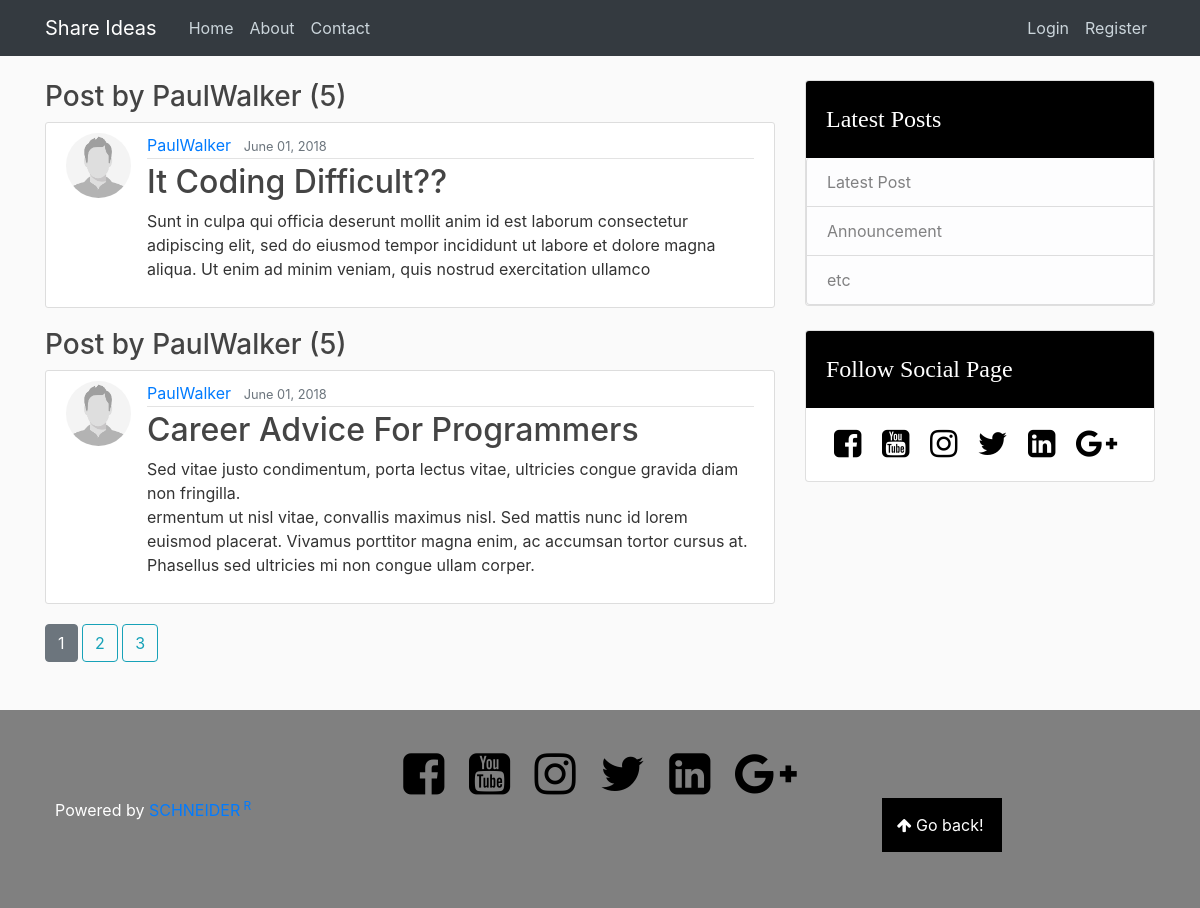
/user/PaulWalker, run on the app's committed database.
### shareideas/models.py (models this page shows, shortened)
class Post(db.Model):
    id = db.Column(db.Integer, primary_key=True)
    title = db.Column(db.String(120), nullable=False)
    date_posted = db.Column(db.DateTime, nullable=False, default=datetime.utcnow)
    content = db.Column(db.Text, nullable=False)
    user_id = db.Column(db.Integer, db.ForeignKey('user.id'), nullable=False)

class User(db.Model, UserMixin):
    id = db.Column(db.Integer, primary_key=True)
    name = db.Column(db.String(120), unique=True, nullable=False)
    age = db.Column(db.String(3), unique=True, nullable=False)
    email = db.Column(db.String(120), unique=True, nullable=False)
    username = db.Column(db.String(20), unique=True, nullable=False)
    image_file = db.Column(db.String(20), nullable=False, default='default.jpg')
    password = db.Column(db.String(60), nullable=False)
    posts = db.relationship('Post', backref='author', lazy=True)

### shareideas/users/routes.py (the view)
@users.route('/user/<string:username>')
def user_posts(username):
    page = request.args.get('page', 1, type=int)
    user = User.query.filter_by(username=username).first_or_404()
    posts = Post.query.filter_by(author=user)\
        .order_by(Post.date_posted.desc())\
        .paginate(page=page, per_page=2)
    return render_template('user_posts.html', posts=posts, user=user)

### shareideas/templates/user_posts.html (shortened to what this page needs)
{% extends "layout.html" %}
{% block content %}
    <div class="container">
        <div class="row">
            <div class="col-md-8">
                {% for post in posts.items %}
                    <h3>Post by {{ user.username }} ({{ posts.total }})</h3>
                    <div class="media content-section">
                        <img class="rounded-circle article-img" src="{{ url_for('static', filename='profile/' + post.author.image_file) }}">
                        <div class="media-body">
                            <div class="article-metadata">
                                <a class="mr-2" href="{{ url_for('users.user_posts', username=post.author.username) }}">{{ post.author.username }}</a>
                                <small class="text-muted">{{ post.date_posted.strftime('%B %d, %Y') }}</small>
                            </div>
                            <h2><a class="article-title" href="{{ url_for('posts.post', post_id=post.id) }}">{{ post.title }}</a></h2>
                            <p class="article-content">{{ post.content }}</p>
                        </div>
                    </div>
                {% endfor %}
                {% for page_num in posts.iter_pages(left_edge=1, right_edge=1, left_current=1, right_current=2) %}
                    {% if page_num %}
                        {% if posts.page == page_num %}
                            <a class="btn btn-secondary mb-4" href="{{ url_for('users.user_posts', username=user.username, page=page_num) }}">{{ page_num }}</a>
                        {% else %}
                            <a class="btn btn-outline-info mb-4" href="{{ url_for('users.user_posts', username=user.username, page=page_num) }}">{{ page_num }}</a>
                        {% endif %}
                    {% else %}
                        ...
                    {% endif %}
                {% endfor %}
            </div>
            <div class="col-md-4">
                <div class="">
                    <div class="card latestP">
                        <div class="card-header">Latest Posts</div>
                        <ul class="list-group listGroup">
                            <li class="list-group-item list-group-item-light">Latest Post</li>
                            <li class="list-group-item list-group-item-light">Announcement</li>
                            <li class="list-group-item list-group-item-light">etc</li>
                        </ul>
                    </div>
                    <br>
                    <div class="card latestP">
                        <div class="card-header">Follow Social Page</div>
                        <div class="card-body followSocial">
                            <a href="#"><i class="fa fa-facebook-square fa-2x"></i></a>
                            <a href="#"><i class="fa fa-youtube-square fa-2x"></i></a>
                            <a href="#"><i class="fa fa-instagram fa-2x"></i></a>
                            <a href="#"><i class="fa fa-twitter fa-2x"></i></a>
                            <a href="#"><i class="fa fa-linkedin-square fa-2x"></i></a>
                            <a href="#"><i class="fa fa-google-plus fa-2x"></i></a>
                        </div>
                    </div>
                </div>
            </div>
        </div>
    </div>
{% endblock content %}

### shareideas/static/css/custom/blog.css (style rules this page uses)
body { background: #fafafa; color: #333333; }
h1, h2, h3, h4, h5, h6 { color: #444444; }
.content-section { background: #ffffff; padding: 10px 20px; border: 1px solid #dddddd; border-radius: 3px; margin-bottom: 20px }
.article-title { color: #444444 }
.article-content { white-space: pre-line; }
.article-img { height: 65px; width: 65px; margin-right: 16px; }
.article-metadata { padding-bottom: 1px; margin-bottom: 4px; border-bottom: 1px solid #e3e3e3 }
.latestP .card-header { background: #000; padding: 20px; color: #fff; font-size: 1.5em; font-family: Oswald }
.followSocial a { color: #000; padding: 20px 8px }

### data on the page
Post: total "5", image_file (placeholder picture), author.username "PaulWalker", date_posted "June 01, 2018", title "It Coding Difficult??", content "Sunt in culpa qui officia deserunt mollit anim id est laborum consectetur adipiscing elit, sed do eiusmod tempor incididunt ut labore et dolore magna aliqua. Ut enim ad minim veniam, quis nostrud exercitation ullamco"
User: username "PaulWalker"
Post: total "5", image_file (placeholder picture), author.username "PaulWalker", date_posted "June 01, 2018", title "Career Advice For Programmers", content "Sed vitae justo condimentum, porta lectus vitae, ultricies congue gravida diam non fringilla. ermentum ut nisl vitae, convallis maximus nisl. Sed mattis nunc id lorem euismod placerat. Vivamus porttitor magna enim, ac accumsan tortor cursus at. Phasellus sed ultricies mi non congue ullam corper."

### other printed values
{{ page_num }} "1"
{{ page_num }} "2" "3"
